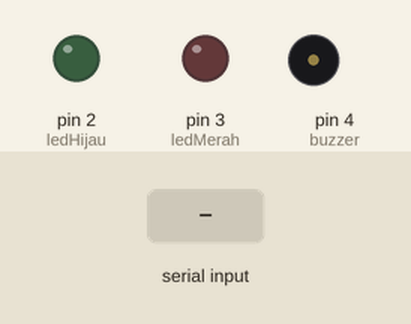
Simulated run of this sketch. Board: Arduino Uno, built with avr-gcc and run on an emulated ATmega328P. On the bench: output pins drawn as LEDs (lit = HIGH), buzzer (waves = sounding, pin HIGH). Inputs (shaded band) come from the test bench.

Above: at 1.2 s.
1.3 s: "1" received over Serial
At 2.0 s:
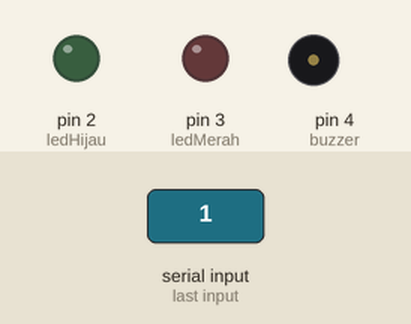
2.9 s: "2" received over Serial
At 4.4 s:
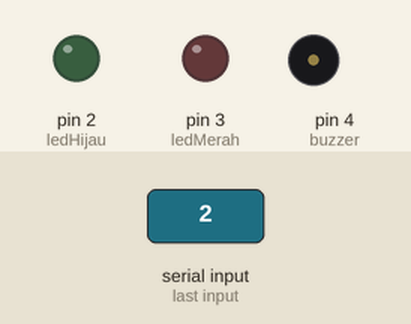
Timing chart, 0 to 5.9 s (numbered marks = the images above; inputs shaded):
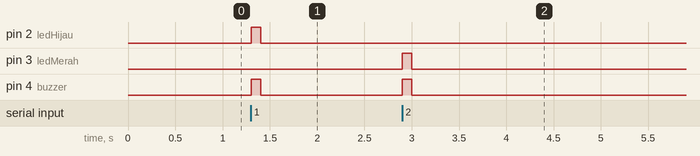

Measured:
- after the input at 1.3 s, pin 2 (ledHijau), pin 4 (buzzer): LOW → HIGH at once, → LOW 0.10 s later
- after the input at 2.9 s, pin 3 (ledMerah), pin 4 (buzzer): LOW → HIGH at once, → LOW 0.10 s later

The sketch:

arduino.ino
```cpp
#define ledHijau 2
#define ledMerah 3
#define buzzer 4

int volume = 128;  // Nilai volume dari 0 (paling kecil) hingga 255 (paling besar)

void setup() {
  // Inisialisasi pin sebagai OUTPUT
  pinMode(ledHijau, OUTPUT);
  pinMode(ledMerah, OUTPUT);
  pinMode(buzzer, OUTPUT);

  // Inisialisasi komunikasi serial
  Serial.begin(9600);
}

void loop() {
  // Jika ada data serial yang diterima
  if (Serial.available() > 0) {
    char data = Serial.read();  // Membaca data yang dikirim dari Python

    if (data == '1') {
      // Masker terdeteksi
      digitalWrite(ledHijau, HIGH);  // LED hijau ON
      analogWrite(buzzer, volume);   // Buzzer ON dengan volume yang diatur
      delay(100);                    // Buzzer aktif selama 100 ms
      analogWrite(buzzer, 5);        // Buzzer OFF
      digitalWrite(ledHijau, LOW);   // LED hijau OFF
    }
    else if (data == '2') {
      // Masker tidak terdeteksi
      digitalWrite(ledMerah, HIGH);  // LED merah ON
      analogWrite(buzzer, volume);   // Buzzer ON dengan volume yang diatur
      delay(100);                    // Buzzer aktif selama 100 ms
      analogWrite(buzzer, 5);        // Buzzer OFF
      digitalWrite(ledMerah, LOW);   // LED merah OFF
    }
    else if (data == '+') {
      // Meningkatkan volume (maksimal 255)
      if (volume < 255) {
        volume += 25;
      }
      Serial.print("Volume: ");
      Serial.println(volume);
    }
    else if (data == '-') {
      // Menurunkan volume (minimal 0)
      if (volume > 0) {
        volume -= 25;
      }
      Serial.print("Volume: ");
      Serial.println(volume);
    }
  }
}
```
